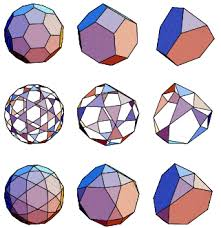
#> input picture images.jpeg, 221 x 228 px, found by its file name
$ python mask.py ../images.jpeg ../input.jpg ../input.jpg
#> lines starting #> are read from the running program, lines starting #| are printed output that depends on the picture
#!/usr/bin/python

import sys
import numpy as np
import cv2
import random

global FILE_NAME
global FILE_NAME_LOW_FREQUENCY
FILE_NAME = './uploads/' + str(sys.argv[1])
FILE_NAME_LOW_FREQUENCY = './uploads/' + str(sys.argv[2])

global mask
global add
add = 0
if str(sys.argv[3]) == 'high-frequency':
  mask = [-1, -1, -1, -1, 8, -1, -1, -1, -1]
  kern = 1
elif str(sys.argv[3]) == 'low-frequency':
  mask = [3, 3, 3, 3, 3, 3, 3, 3, 3]
  kern = np.sum(mask)
elif str(sys.argv[3]) == 'gaussian-blur':
  mask = [1, 2, 1, 2, 4, 2, 1, 2, 1]
  kern = np.sum(mask)
elif str(sys.argv[3]) == 'embossing':
  mask = [0, -1, 0, -1, 4, -1, 0, -1, 0]
  kern = 1
  add = 128
elif str(sys.argv[3]) == 'vertical-linear':
  mask = [-3, -3, 5, -3, 0, 5, -3, -3, 5]
  kern = 1
elif str(sys.argv[3]) == 'horizontal-linear':
  mask = [1, 2, 1, 0, 0, 0, -1, -2, -1]
  kern = 1
elif str(sys.argv[3]) == 'diagonal':
  mask = [-3, -3, -3, 5, 0, -3, 5, 5, -3]
  kern = 1
elif str(sys.argv[3]) == 'laplasa':
  mask = [1, 1, 1, 1, -8, 1, 1, 1, 1]
  kern = 1
else:
  mask = [1, 1, 1, 1, 1, 1, 1, 1, 1]
  kern = np.sum(mask) / 2

def getImage(fileName):
#> called with fileName = './uploads/../images.jpeg'
  global FILE_NAME
  image = cv2.imread(FILE_NAME)
#> image is the input picture: shape (228, 221, 3); mean B, G, R 206.2, 195.8, 206.3
  return image

def toGrayScale(array):
  return np.dot(array[...,:3], [0.3, 0.59, 0.11])
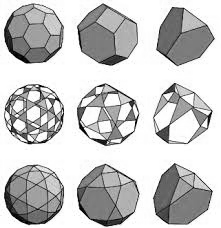
#> returned value: shape (228, 221) float64; min 0, max 255, mean 200.1

arrayOfPixels = getImage(FILE_NAME)
arrayOfPixels = toGrayScale(arrayOfPixels)
height, width = arrayOfPixels.shape
#> height = 228; width = 221
lol = np.zeros(arrayOfPixels.shape)

for row in range(1, height-1):
  for col in range(1, width-1):
    xxx = np.array([
      [arrayOfPixels[row-1][col-1], arrayOfPixels[row-1][col], arrayOfPixels[row-1][col+1]],
      [arrayOfPixels[row][col-1], arrayOfPixels[row][col], arrayOfPixels[row][col+1]],
      [arrayOfPixels[row+1][col-1], arrayOfPixels[row+1][col], arrayOfPixels[row+1][col+1]]
    ])

    pixelSum = np.sum([
      xxx[0][0] * mask[0],
      xxx[0][1] * mask[1],
      xxx[0][2] * mask[2],
      xxx[1][0] * mask[3],
      xxx[1][1] * mask[4],
      xxx[1][2] * mask[5],
      xxx[2][0] * mask[6],
      xxx[2][1] * mask[7],
      xxx[2][2] * mask[8]
    ])

    lololo = (int(pixelSum) / kern) + add

    if lololo > 255:
      lol[row][col] = 255
    elif lololo < 0:
      lol[row][col] = 0
    else:
      lol[row][col] = lololo
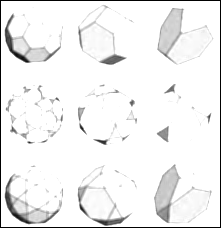
#> lol: shape (228, 221) float64; min 0, max 255, mean 241

cv2.imwrite(FILE_NAME_LOW_FREQUENCY, lol)
